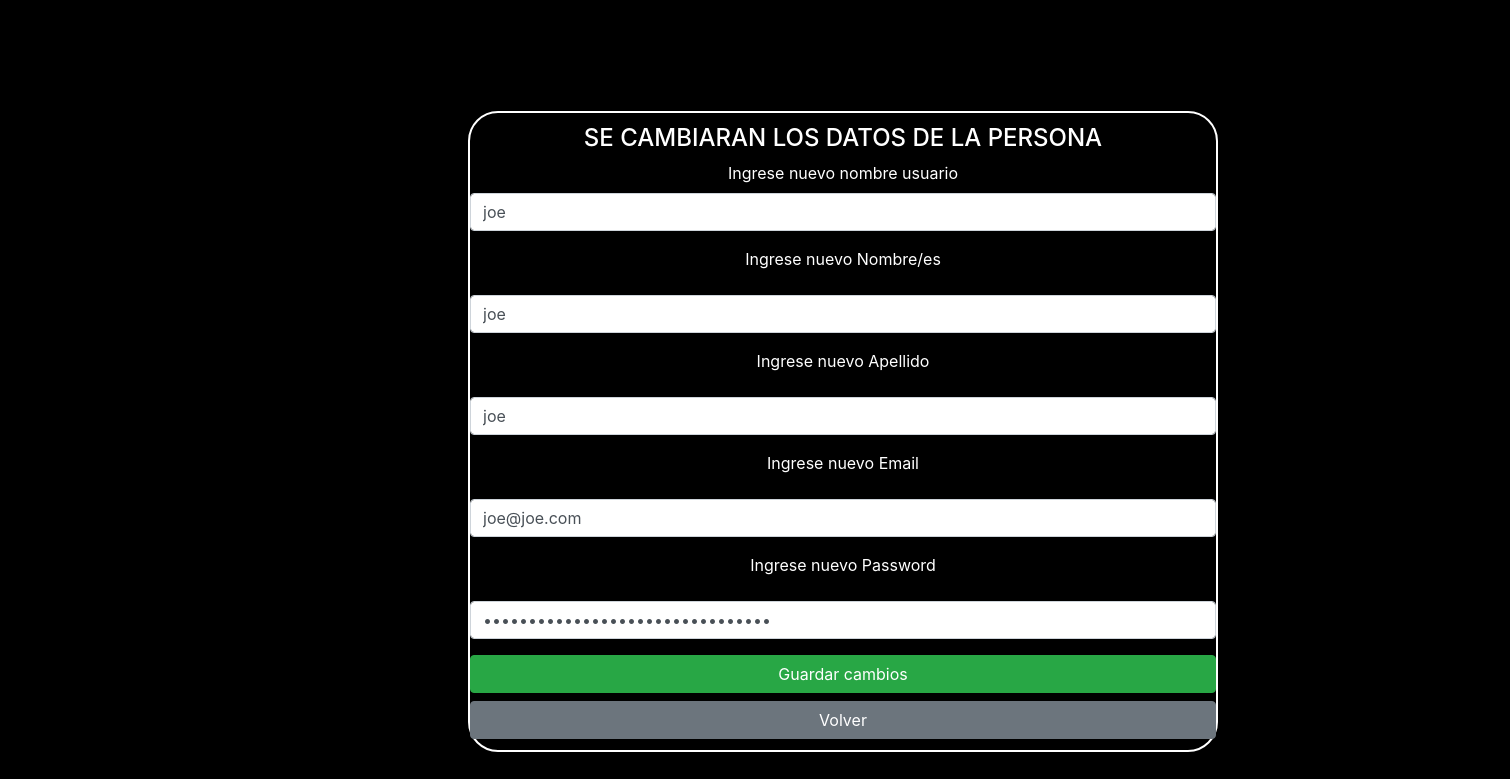
The app's page /edituser.php?id=2 with its own data.
### tables this page shows
CREATE TABLE `usuarios`  (
  `id` int(11) NOT NULL AUTO_INCREMENT,
  `nombre` varchar(255) NOT NULL,
  `apellido` varchar(255) NOT NULL,
  `mail` varchar(255) NOT NULL,
  `password` varchar(255) NOT NULL,
  `username` varchar(255) NOT NULL,
  `estado` varchar(255) NULL DEFAULT NULL,
  `id_fotoperfil` varchar(255) NULL DEFAULT NULL,
  PRIMARY KEY (`id`, `username`) USING BTREE
);

### edituser.php (the view, shortened to what this page needs)
<?php
    require_once "./functions/conexion.php";
    $id_edit = $_GET['id'];
    $result = $conn->query("SELECT * FROM usuarios WHERE id= '$id_edit';");
    $user = $result->fetch_assoc();
?>
<!DOCTYPE html>
<html lang="en">
<head>
    <link rel="stylesheet" href="https://stackpath.bootstrapcdn.com/bootstrap/4.5.2/css/bootstrap.min.css">
    <link rel="stylesheet" href="./css/estilos.css">
</head>
<body>
    <div class="container text-white" style="margin-left: 30%" id="principal">
        <div class="logueo tablaPostConfig text-center">
        <form method="POST" action="./functions/saveedituser.php" class="">
            <h4>SE CAMBIARAN LOS DATOS DE LA PERSONA</h4>
            <div class="form-group">
                <label for="exampleInputEmail1">Ingrese nuevo nombre usuario</label>
                <input id="username" name="username" type="text" class="form-control"  aria-describedby="emailHelp" value="<?php echo $user['username'];?>">
            </div>
            <div class="form-group">
                <label for="exampleInputPassword1">Ingrese nuevo Nombre/es</label>
                <input id="nombre" name="nombre" type="text" class="form-control" value="<?php echo $user['nombre'];?>">
            </div>
            <div class="form-group">
                <label for="exampleInputPassword1">Ingrese nuevo Apellido</label>
                <input id="apellido" name="apellido" type="text" class="form-control" value="<?php echo $user['apellido'];?>" >
            </div>
            <div class="form-group">
                <label for="exampleInputPassword1">Ingrese nuevo Email</label>
                <input id="email" name="email" type="email" class="form-control" value="<?php echo $user['mail'];?>">
            </div>
            <div class="form-group">
                <label for="exampleInputPassword1">Ingrese nuevo Password</label>
                <input id="password" name="password" type="password" class="form-control" value="<?php echo $user['password'];?>">
            </div>
            <button type="submit" class="btn btn-success btn-block" id="guardarcambios">Guardar cambios</button>
            <?php if($_SESSION['nombre']== "admin") : ?>
                <a href="admin.php" class="btn btn-danger btn-block">Volver a administrador</a>
            <?php  else: ?>
                <a href="index.php" class="btn btn-secondary btn-block">Volver</a>
            <?php  endif ?>
        </form>
        </div>
    </div>
</body>
</html>

### css/estilos.css (style rules this page uses)
body { background-color: black; background-size: cover; }
.logueo { margin-top: 10%; width:max-content; padding-bottom: 1%; padding-top: 1%; }
.tablaPostConfig { border-radius: 30px; border: 2px solid #ffffff; width: 750px; }

### records on screen
usuarios: username "joe", nombre "joe", apellido "joe", email "joe@joe.com"
